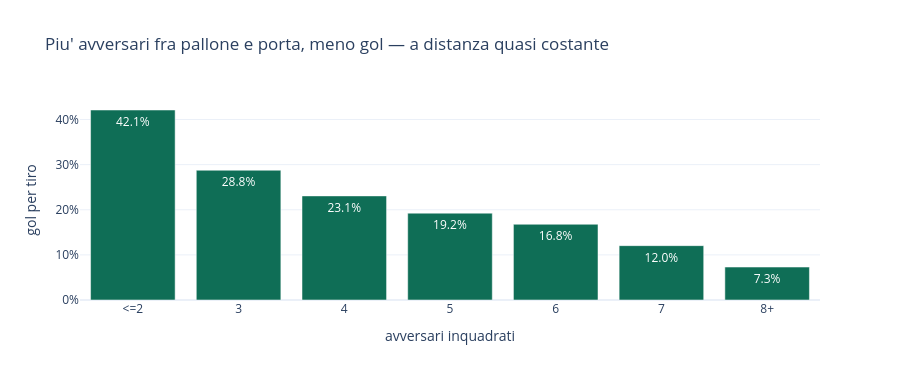

Here is the notebook cell this chart was saved with:
### Code cell
fig = px.bar(
    per_avversari.reset_index(), x="avversari_fotogramma", y="conversione",
    title="Piu' avversari fra pallone e porta, meno gol — a distanza quasi costante",
    labels={"conversione": "gol per tiro", "avversari_fotogramma": "avversari inquadrati"},
    color_discrete_sequence=[VERDE], text_auto=".1%",
)
fig.update_layout(height=380, yaxis_tickformat=".0%")
fig.show()

### Figure 1 — Plotly figure (JSON) as saved in the notebook; plotly's stock layout.template omitted (floating-point values rounded to 4 significant figures)
{"data": [{"hovertemplate": "avversari inquadrati=%{x}<br>gol per tiro=%{y}<extra></extra>", "legendgroup": "", "marker": {"color": "#0F6E56", "pattern": {"shape": ""}}, "name": "", "orientation": "v", "showlegend": false, "textposition": "auto", "texttemplate": "%{y:.1%}", "type": "bar", "x": ["<=2", "3", "4", "5", "6", "7", "8+"], "xaxis": "x", "y": [0.4211, 0.2876, 0.2307, 0.1925, 0.1679, 0.1205, 0.07301], "yaxis": "y"}], "layout": {"barmode": "relative", "height": 380, "legend": {"tracegroupgap": 0}, "title": {"text": "Piu' avversari fra pallone e porta, meno gol — a distanza quasi costante"}, "xaxis": {"anchor": "y", "domain": [0.0, 1.0], "title": {"text": "avversari inquadrati"}}, "yaxis": {"anchor": "x", "domain": [0.0, 1.0], "tickformat": ".0%", "title": {"text": "gol per tiro"}}}}
